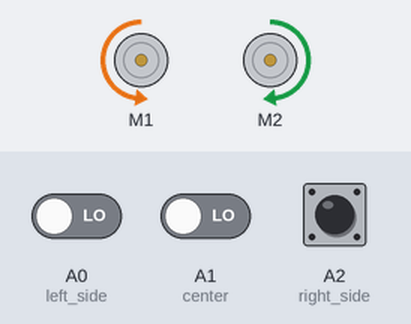
Bench run of a sketch on a simulated Arduino Uno, built with avr-gcc and run on an emulated ATmega328P. On the bench: 2 × DC motor (green arrow = forward, orange = backward, longer = faster). The inputs (shaded band) are chosen by the test bench; at power-on: A2 (right_side) LOW, A0 (left_side) LOW, A1 (center) LOW.

Above: at 2.8 s.
2.9 s: A2 (right_side) pulled HIGH for 1.2 s
At 3.8 s:
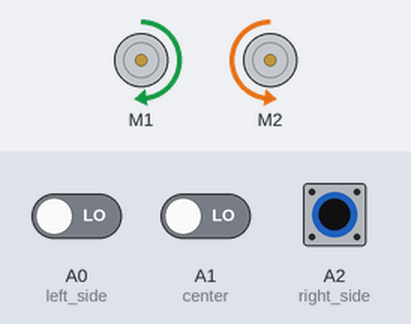
6.4 s: A2 (right_side) pulled HIGH for 3.2 s
At 7.4 s:
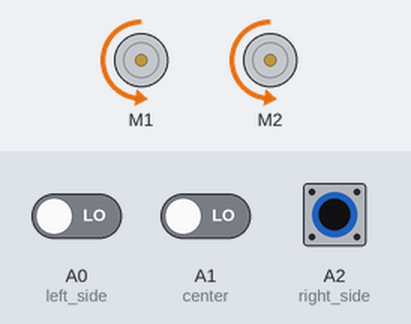
11.1 s: A0 (left_side) driven HIGH and A1 (center) driven HIGH and A2 (right_side) driven HIGH
At 12.8 s:
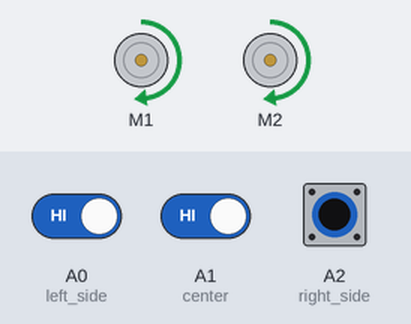
13.5 s: A1 (center) driven LOW
At 13.8 s:
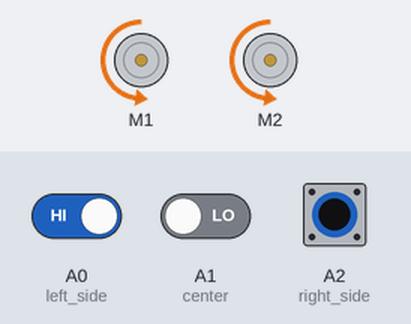
17.5 s: A1 (center) driven HIGH
At 18.1 s:
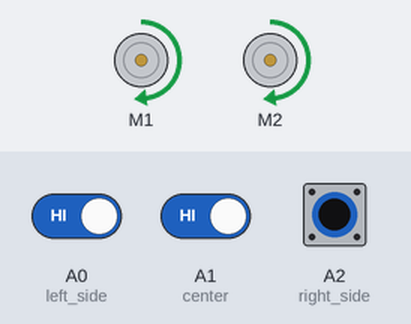
Timing chart, 0 to 20.0 s (numbered marks = the images above; inputs shaded):
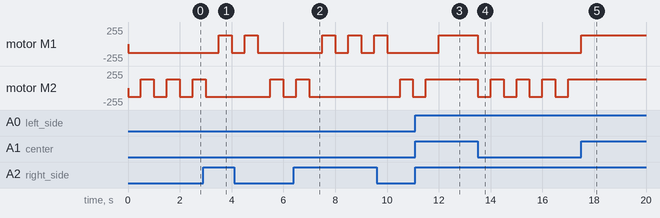

Measured:
- after the input at 2.9 s, motor M1: alternates forward 130/255 for 0.50 s and backward 130/255 for 0.50 s, 4 changes in all, then stays backward 130/255, starting after 0.60 s
- after the input at 6.4 s, motor M1: alternates forward 130/255 for 0.50 s and backward 130/255 for 0.50 s, 6 changes in all, then stays backward 130/255, starting after 1.1 s; motor M2: backward 130/255 → forward 130/255 after 4.1 s, → backward 130/255 0.50 s later
- after the input at 11.1 s, motor M1: backward 130/255 → forward 130/255 after 0.90 s; motor M2: goes on until 11.5 s, then stays forward 130/255
- after the input at 13.5 s, motor M1: forward 130/255 → backward 130/255 at once; motor M2: alternates forward 130/255 for 0.50 s and backward 130/255 for 0.50 s, starting at once
- after the input at 17.5 s, motor M1: backward 130/255 → forward 130/255 at once; motor M2: stops changing and stays forward 130/255

The sketch:

Obstacle_Avoider_IR.ino
```cpp
#include <AFMotor.h>

//obstacle values
int left_side = A0;
int center = A1;
int right_side = A2;


AF_DCMotor Motor1(1, MOTOR12_1KHZ);  // create motor #1 using M1 output on Motor Drive Shield, set to 1kHz PWM frequency
AF_DCMotor Motor2(2, MOTOR12_1KHZ);  // create motor #2, using M2 output, set to 1kHz PWM frequency


void setup() {
  //obstacle values
  pinMode(left_side, INPUT);
  pinMode(center, INPUT);
  pinMode(right_side, INPUT);

  forward();
}

void loop() {
  //obstacle values
  int ls = digitalRead(left_side);
  int cs = digitalRead(center);
  int rs = digitalRead(right_side);


  //logic
  if (ls == HIGH && cs == HIGH && rs == HIGH) {
    forward();
  } else if (ls == LOW && cs == HIGH && rs == HIGH) {
    right();
  } else if (ls == HIGH && cs == HIGH && rs == LOW) {
    left();
  } else if (ls == HIGH && cs == LOW && rs == HIGH) {
    reverse();
    delay(500);
    left();
    delay(500);
  } else if (ls == LOW && cs == LOW && rs == HIGH) {
    reverse();
    delay(500);
    right();
    delay(500);
  } else if (ls == HIGH && cs == LOW && rs == LOW) {
    reverse();
    delay(500);
    left();
    delay(500);
  } else if (ls == LOW && cs == HIGH && rs == LOW) {
    reverse();
    delay(500);
    left();
    delay(500);
  } else if (ls == LOW && cs == LOW && rs == LOW) {
    reverse();
    delay(500);
    left();
    delay(500);
  }
}
void forward() {
  Motor1.run(FORWARD);
  Motor2.run(FORWARD);
  Motor1.setSpeed(130);
  Motor2.setSpeed(130);
}
void reverse() {
  Motor1.run(BACKWARD);
  Motor2.run(BACKWARD);
  Motor1.setSpeed(130);
  Motor2.setSpeed(130);
}
void right() {
  Motor1.run(FORWARD);
  Motor2.run(BACKWARD);
  Motor1.setSpeed(130);
  Motor2.setSpeed(130);
}
void left() {
  Motor1.run(BACKWARD);
  Motor2.run(FORWARD);
  Motor1.setSpeed(130);
  Motor2.setSpeed(130);
}
void stp() {
  Motor1.run(RELEASE);
  Motor2.run(RELEASE);
  Motor1.setSpeed(0);
  Motor2.setSpeed(0);
}
void stpleft() {
  Motor1.run(FORWARD);
  Motor2.run(RELEASE);
  Motor1.setSpeed(130);
  Motor2.setSpeed(0);
}
void stpright() {
  Motor1.run(RELEASE);
  Motor2.run(FORWARD);
  Motor1.setSpeed(0);
  Motor2.setSpeed(130);
}
```
